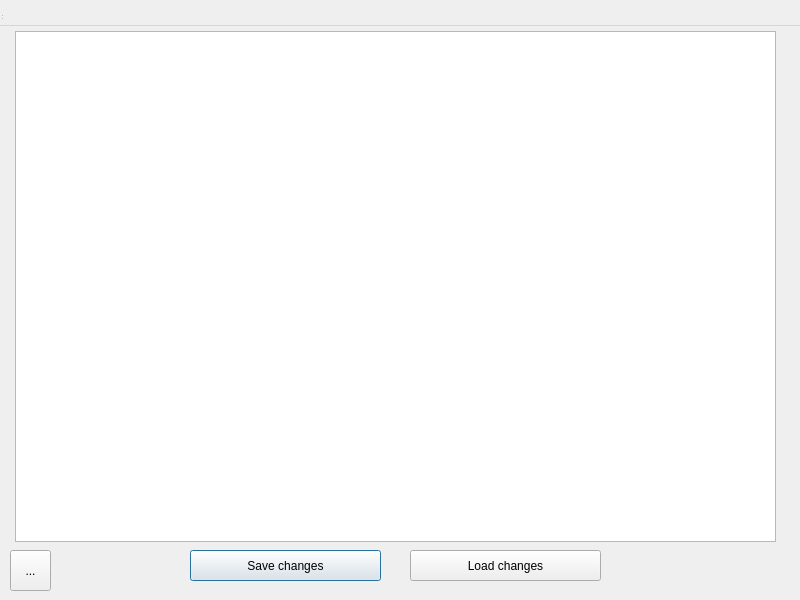
<?xml version="1.0" encoding="UTF-8"?>
<ui version="4.0">
 <class>DbWidget</class>
 <widget class="QDialog" name="DbWidget">
  <property name="geometry">
   <rect>
    <x>0</x>
    <y>0</y>
    <width>800</width>
    <height>600</height>
   </rect>
  </property>
  <property name="windowTitle">
   <string>CapyBase Editor</string>
  </property>
  <widget class="QWidget" name="centralwidget" native="true">
   <property name="geometry">
    <rect>
     <x>0</x>
     <y>0</y>
     <width>786</width>
     <height>622</height>
    </rect>
   </property>
   <widget class="QTableWidget" name="tableWidget">
    <property name="geometry">
     <rect>
      <x>15</x>
      <y>31</y>
      <width>761</width>
      <height>511</height>
     </rect>
    </property>
   </widget>
   <widget class="QPushButton" name="saveButton">
    <property name="geometry">
     <rect>
      <x>190</x>
      <y>550</y>
      <width>191</width>
      <height>31</height>
     </rect>
    </property>
    <property name="text">
     <string>Save changes</string>
    </property>
   </widget>
   <widget class="QPushButton" name="loadButton">
    <property name="geometry">
     <rect>
      <x>410</x>
      <y>550</y>
      <width>191</width>
      <height>31</height>
     </rect>
    </property>
    <property name="text">
     <string>Load changes</string>
    </property>
   </widget>
   <widget class="QToolButton" name="returnButton">
    <property name="geometry">
     <rect>
      <x>10</x>
      <y>550</y>
      <width>41</width>
      <height>41</height>
     </rect>
    </property>
    <property name="text">
     <string>...</string>
    </property>
   </widget>
  </widget>
  <widget class="QMenuBar" name="menubar">
   <property name="geometry">
    <rect>
     <x>0</x>
     <y>0</y>
     <width>800</width>
     <height>26</height>
    </rect>
   </property>
  </widget>
  <widget class="QStatusBar" name="statusbar">
   <property name="geometry">
    <rect>
     <x>0</x>
     <y>0</y>
     <width>3</width>
     <height>21</height>
    </rect>
   </property>
  </widget>
 </widget>
 <resources/>
 <connections/>
</ui>
